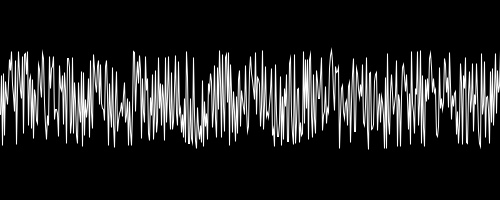
Frame 1 (no input)
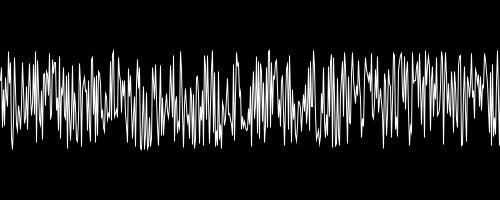
Frame 60 (the mouse pressed at the canvas centre just before this capture)
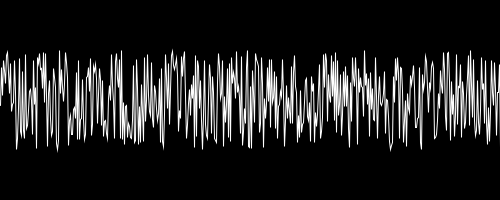
Frame 120 (the mouse held since frame 60 and released just before this capture)

The Processing sketch that drew these frames (run headless with seeded random() and noise(); from frame 60 on, the mouse is pressed at the canvas centre):

// Processing sketch: ex07_08
// ── ex07_08.pde
// random() 함수를 사용하여 랜덤 파형 만들기

void setup() {
  size(500, 200);
}

void draw() {
  background(0);
  stroke(255);
  noFill();
  beginShape();
  for (float x = 0; x <= width; x++) {
    float y = random(height/2 - 50, height/2 + 50);
    vertex(x, y);
  }
  endShape();
}
